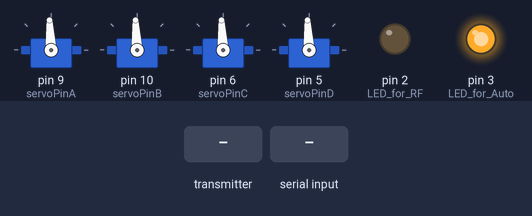
Bench run of a sketch on a simulated Arduino Mega 2560, built with avr-gcc and run on an emulated ATmega2560. Parts: 4 × servo, output pins drawn as LEDs (lit = HIGH). Inputs (shaded band) come from the test bench.

Above: at 3.2 s.
3.3 s: the transmitter starts sending readChannel.4 = 2000
At 3.8 s:
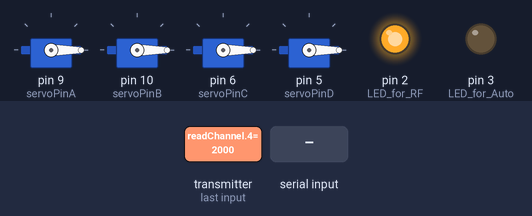
4.8 s: "<1500>" received over the second serial link
At 5.2 s:
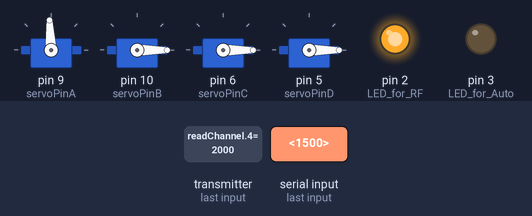
6.3 s: "<90,45,200>" received over the second serial link
At 7.5 s:
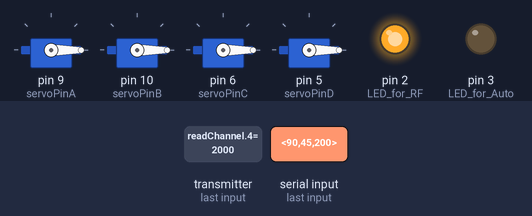
7.8 s: the transmitter starts sending readChannel.4 = 1000
At 8.9 s:
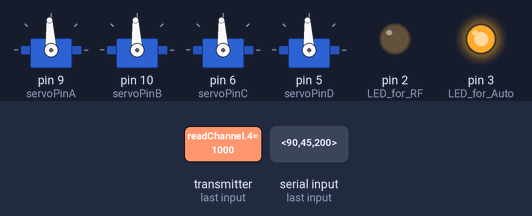
9.3 s: the transmitter starts sending readChannel.0 = 1000
At 10.1 s:
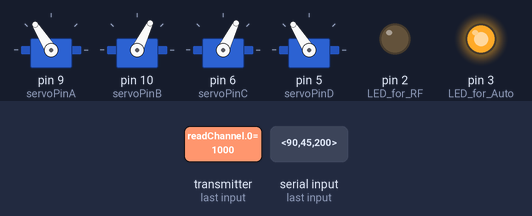
10.8 s: the transmitter starts sending readChannel.1 = 1250
At 11.3 s:
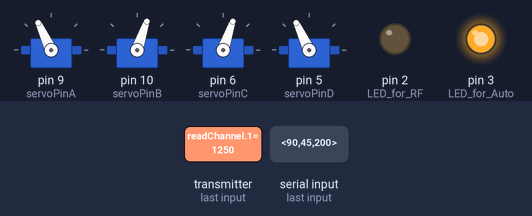
Timing chart, 0 to 13.3 s (numbered marks = the images above; inputs shaded):
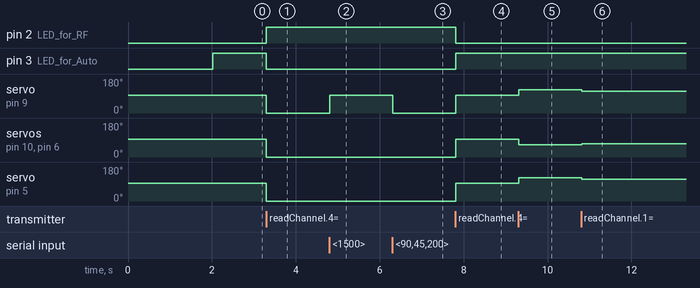

The sketch:

Aritra_switching_final.ino
```cpp
//For Arduino Mega only -- 2 Serial communication are used

#include <IBusBM.h>
#include <Servo.h>
char receivedChars[32];
boolean newData = false;

float la=0,ra=0,lf=0,rf=0;

byte servoPinA = 9;  //Thruster 1
byte servoPinB= 10;  // Thruster 2
byte servoPinC = 6;  //Thruster 3
byte servoPinD = 5;  //Thruster 4

Servo servoA;
Servo servoB;
Servo servoC;
Servo servoD;

IBusBM ibus;

// Read the number of a given channel and convert to the range provided.
// If the channel is off, return the default value
int readChannel(byte channelInput, int minLimit, int maxLimit, int defaultValue) {
  uint16_t ch = ibus.readChannel(channelInput);
  if (ch < 100) return defaultValue;
  return map(ch, 1000, 2000, minLimit, maxLimit);
}

void setup() {
  Serial2.begin(115200);
    Serial1.begin(9600);
  ibus.begin(Serial2,IBUSBM_NOTIMER);

  servoA.attach(servoPinA);
    servoB.attach(servoPinB);
  servoC.attach(servoPinC);
  servoD.attach(servoPinD);
  pinMode(2,OUTPUT); // LED for RF
  pinMode(3,OUTPUT); // LED for Auto

   servoA.writeMicroseconds(1500);

   servoB.writeMicroseconds(1500);

   servoC.writeMicroseconds(1500);

   servoD.writeMicroseconds(1500);
    delay(2000);

}

void loop() {

   ibus.loop();
   int Ch5val= readChannel(4, 1200, 1800, 1500);

  if(Ch5val>1500){
    auto_control() ;

      digitalWrite(2,HIGH);  // RF LED HIGH
      digitalWrite(3,LOW);   // Auto LED LOW
  }
  else{
    Rf_control();
      digitalWrite(2,LOW); // Auto  LED HIGH
      digitalWrite(3,HIGH); // RF LED LOW
    }
}

void auto_control(){
    //Get commanded speed
  recvWithStartEndMarkers();
  if (newData == true)
  {
    parseData();
    newData = false;
  }

        servoA.writeMicroseconds(la);
   servoB.writeMicroseconds(ra);
   servoC.writeMicroseconds(lf);
   servoD.writeMicroseconds(rf);

  }

void Rf_control(){
   int servoA_int = 0;
   int servoB_int = 0;
   int servoC_int = 0;
   int servoD_int = 0;

  int Ch1val= readChannel(0, 1200, 1800, 1500);
  int Ch2val= readChannel(1, 1200, 1800, 1500);
  int Ch3val= readChannel(2, 1200, 1800, 1500);
  int Ch4val= readChannel(3, 1200, 1800, 1500);
  int Ch5val= readChannel(4, 1200, 1800, 1500);
  delay(10);

if(Ch4val!=1500){
   servoA_int += 3000 - Ch4val; // Send signal to ESC. ---- yaw
  servoB_int +=   Ch4val;
  servoC_int +=  3000 - Ch4val;
  servoD_int += Ch4val;

  }

else  if (Ch1val == 1500 && Ch2val != 1500 ) {
 servoA_int += 3000 - Ch2val; // Send signal to ESC. --- surge
  servoB_int +=  3000 - Ch2val;
  servoC_int +=  3000 - Ch2val ;
  servoD_int += 3000 - Ch2val;

}

else if(Ch1val!=1500 && Ch2val == 1500){
    servoA_int += 3000 - Ch1val; // Send signal to ESC. ---- sway
  servoB_int +=   Ch1val;
  servoC_int +=  Ch1val;
  servoD_int += 3000 - Ch1val;

  }
 else if (Ch1val ==1500 && Ch2val==1500 && Ch4val ==1500 ) {
      servoA_int += 1500 ; // Send signal to ESC. ---- zero condition
  servoB_int +=   1500;
  servoC_int +=  1500;
  servoD_int += 1500;
  }
else{
   servoA_int += 3000 - (Ch2val+ Ch1val)/2; // Send signal to ESC.  ---differential
  servoB_int +=   (Ch2val+ Ch1val)/2;
  servoC_int +=   (Ch2val + Ch1val)/2;
  servoD_int += 3000 - (Ch2val + Ch1val)/2;

  };
      servoA.writeMicroseconds(servoA_int);
   servoB.writeMicroseconds(servoB_int);
   servoC.writeMicroseconds(servoC_int);
   servoD.writeMicroseconds(servoD_int);
}

void recvWithStartEndMarkers()
{
  static boolean recvInProgress = false;
  static byte ndx = 0;
  char startMarker = '<';
  char endMarker = '>';
  char rc;

  while (Serial1.available() > 0 && newData == false)
  {
    rc = Serial1.read();

    if (recvInProgress == true)
    {
      if (rc != endMarker)
      {
        receivedChars[ndx] = rc;
        ndx++;
      }
      else
      {
        receivedChars[ndx] = '\0'; // terminate the string
        recvInProgress = false;
        ndx = 0;
        newData = true;
      }
    }

    else if (rc == startMarker)
    {
      recvInProgress = true;
    }
  }
}


//============
void parseData()
// split the data into its parts
{
  char *strtokIndx; // this is used by strtok() as an index

  strtokIndx = strtok(receivedChars, ","); // get the first part - left speed
  la = atoi(strtokIndx);

  strtokIndx = strtok(NULL, ","); // get the second part - right speed
  ra = atoi(strtokIndx);

  strtokIndx = strtok(NULL, ",");
  lf = atoi(strtokIndx);

    strtokIndx = strtok(NULL, ",");
  rf = atoi(strtokIndx);
}
```

Measured:
- after the input at 3.3 s, pin 2 (LED_for_RF): LOW → HIGH at once; pin 3 (LED_for_Auto): HIGH → LOW at once; servo on pin 9 (servoPinA), servo on pin 10 (servoPinB), servo on pin 6 (servoPinC), servo on pin 5 (servoPinD): 93° → 0° at once
- after the input at 4.8 s, servo on pin 9 (servoPinA): 0° → 93° at once
- after the input at 6.3 s, servo on pin 9 (servoPinA): 93° → 0° at once
- after the input at 7.8 s, pin 2 (LED_for_RF): HIGH → LOW at once; pin 3 (LED_for_Auto): LOW → HIGH at once; servo on pin 9 (servoPinA), servo on pin 10 (servoPinB), servo on pin 6 (servoPinC), servo on pin 5 (servoPinD): 0° → 93° at once
- after the input at 9.3 s, servo on pin 9 (servoPinA), servo on pin 5 (servoPinD): 93° → 122° at once; servo on pin 10 (servoPinB), servo on pin 6 (servoPinC): 93° → 64° at once
- after the input at 10.8 s, servo on pin 9 (servoPinA), servo on pin 5 (servoPinD): 122° → 115° at once; servo on pin 10 (servoPinB), servo on pin 6 (servoPinC): 64° → 71° at once
